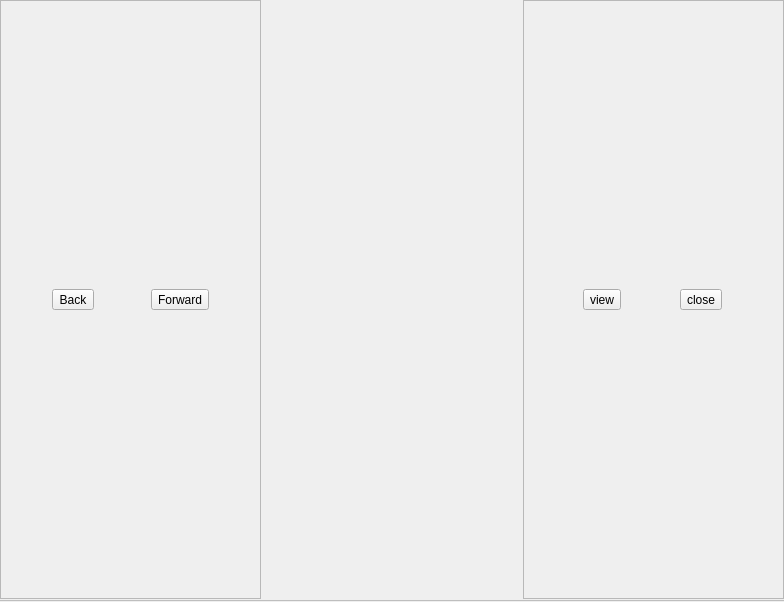
<?xml version="1.0" encoding="UTF-8"?>
<ui version="4.0">
 <class>View</class>
 <widget class="QWidget" name="View">
  <property name="geometry">
   <rect>
    <x>0</x>
    <y>0</y>
    <width>784</width>
    <height>602</height>
   </rect>
  </property>
  <property name="minimumSize">
   <size>
    <width>200</width>
    <height>200</height>
   </size>
  </property>
  <property name="autoFillBackground">
   <bool>true</bool>
  </property>
  <layout class="QVBoxLayout" name="verticalLayout" stretch="0,0,1">
   <property name="spacing">
    <number>0</number>
   </property>
   <property name="leftMargin">
    <number>0</number>
   </property>
   <property name="topMargin">
    <number>0</number>
   </property>
   <property name="rightMargin">
    <number>0</number>
   </property>
   <property name="bottomMargin">
    <number>0</number>
   </property>
   <item>
    <layout class="QVBoxLayout" name="toolBarSystemLayout">
     <property name="spacing">
      <number>0</number>
     </property>
     <item>
      <layout class="QHBoxLayout" name="toolBarLayout" stretch="0,0,0">
       <property name="spacing">
        <number>0</number>
       </property>
       <item>
        <widget class="QFrame" name="navigationFrame">
         <property name="frameShape">
          <enum>QFrame::StyledPanel</enum>
         </property>
         <property name="frameShadow">
          <enum>QFrame::Raised</enum>
         </property>
         <layout class="QHBoxLayout" name="horizontalLayout_3">
          <property name="leftMargin">
           <number>0</number>
          </property>
          <property name="topMargin">
           <number>0</number>
          </property>
          <property name="rightMargin">
           <number>0</number>
          </property>
          <property name="bottomMargin">
           <number>0</number>
          </property>
          <item>
           <widget class="QToolButton" name="backHistoryButton">
            <property name="text">
             <string notr="true">Back</string>
            </property>
            <property name="icon">
             <iconset resource="../../../3rdparty/icons.qrc">
              <normaloff>:/icons/backup/go-previous-view.svg</normaloff>:/icons/backup/go-previous-view.svg</iconset>
            </property>
           </widget>
          </item>
          <item>
           <widget class="QToolButton" name="forwardHistoryButton">
            <property name="text">
             <string notr="true">Forward</string>
            </property>
            <property name="icon">
             <iconset resource="../../../3rdparty/icons.qrc">
              <normaloff>:/icons/backup/go-next-view.svg</normaloff>:/icons/backup/go-next-view.svg</iconset>
            </property>
           </widget>
          </item>
         </layout>
        </widget>
       </item>
       <item>
        <widget class="QWidget" name="toolBarPlaceHolder" native="true">
         <layout class="QHBoxLayout" name="toolBarHolder">
          <property name="spacing">
           <number>0</number>
          </property>
         </layout>
        </widget>
       </item>
       <item>
        <widget class="QFrame" name="viewControlsFrame">
         <property name="frameShape">
          <enum>QFrame::StyledPanel</enum>
         </property>
         <property name="frameShadow">
          <enum>QFrame::Raised</enum>
         </property>
         <layout class="QHBoxLayout" name="horizontalLayout_2">
          <property name="spacing">
           <number>0</number>
          </property>
          <property name="leftMargin">
           <number>0</number>
          </property>
          <property name="topMargin">
           <number>0</number>
          </property>
          <property name="rightMargin">
           <number>0</number>
          </property>
          <property name="bottomMargin">
           <number>0</number>
          </property>
          <item>
           <widget class="QToolButton" name="splitToolButton">
            <property name="text">
             <string>view</string>
            </property>
            <property name="icon">
             <iconset resource="../../../3rdparty/icons.qrc">
              <normaloff>:/icons/backup/view-split-left-right.svg</normaloff>:/icons/backup/view-split-left-right.svg</iconset>
            </property>
            <property name="popupMode">
             <enum>QToolButton::InstantPopup</enum>
            </property>
           </widget>
          </item>
          <item>
           <widget class="QToolButton" name="closeToolButton">
            <property name="text">
             <string>close</string>
            </property>
            <property name="icon">
             <iconset resource="../../../3rdparty/icons.qrc">
              <normaloff>:/icons/backup/view-close.svg</normaloff>:/icons/backup/view-close.svg</iconset>
            </property>
           </widget>
          </item>
         </layout>
        </widget>
       </item>
      </layout>
     </item>
    </layout>
   </item>
   <item>
    <widget class="Line" name="line">
     <property name="enabled">
      <bool>false</bool>
     </property>
     <property name="frameShadow">
      <enum>QFrame::Plain</enum>
     </property>
     <property name="orientation">
      <enum>Qt::Horizontal</enum>
     </property>
    </widget>
   </item>
   <item>
    <layout class="QVBoxLayout" name="centralLayout"/>
   </item>
  </layout>
 </widget>
 <resources>
  <include location="../../../3rdparty/icons.qrc"/>
 </resources>
 <connections/>
</ui>
